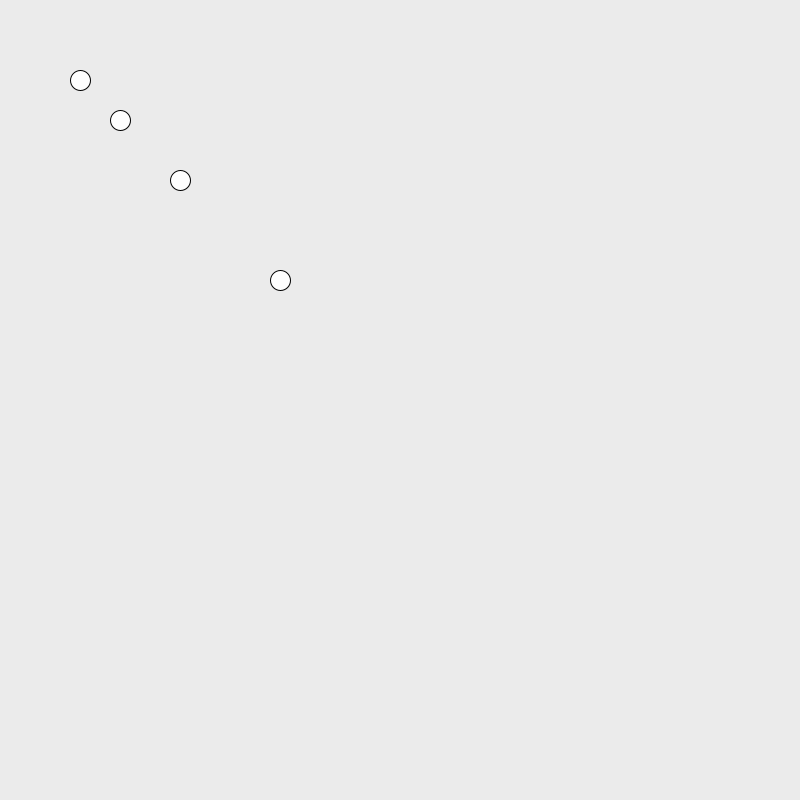
Frame 1 (no input)
Frame 60 (the mouse pressed at the canvas centre just before this capture): identical to frame 1, image omitted
Frame 120 (the mouse held since frame 60 and released just before this capture): identical to frame 1, image omitted

The Processing sketch that drew this single still picture (run headless with seeded random() and noise(); from frame 60 on, the mouse is pressed at the canvas centre):

// Processing sketch: Circle_arrays_shit
// ── Circle_arrays_shit.pde
float[] diameter = {20, 45, 30, 70, 50};

void setup() {
  size(800, 800);
}

void draw() {
  background(235);

  // Skriv din løkke her
  for(int i = 0; i < 4; i++){
    circle(diameter[i]*4,diameter[i]*4,20);
}
}
